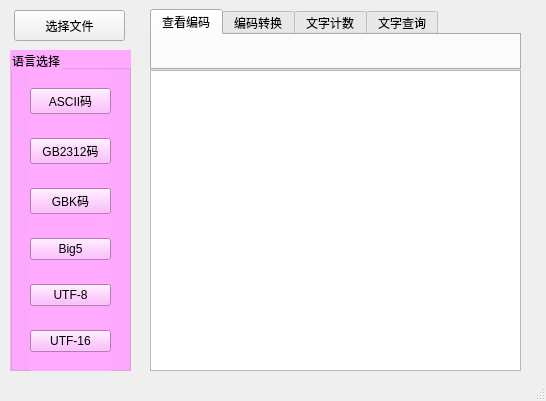
<?xml version="1.0" encoding="UTF-8"?>
<ui version="4.0">
 <class>MainWindow</class>
 <widget class="QMainWindow" name="MainWindow">
  <property name="geometry">
   <rect>
    <x>0</x>
    <y>0</y>
    <width>546</width>
    <height>401</height>
   </rect>
  </property>
  <property name="windowTitle">
   <string>MainWindow</string>
  </property>
  <widget class="QWidget" name="centralwidget">
   <widget class="QGroupBox" name="groupBox">
    <property name="geometry">
     <rect>
      <x>10</x>
      <y>50</y>
      <width>121</width>
      <height>321</height>
     </rect>
    </property>
    <property name="styleSheet">
     <string notr="true">border-color: rgb(255, 255, 0);
background-color: rgb(255, 170, 255);</string>
    </property>
    <property name="title">
     <string>语言选择</string>
    </property>
    <property name="flat">
     <bool>false</bool>
    </property>
    <property name="checkable">
     <bool>false</bool>
    </property>
    <widget class="QWidget" name="verticalLayoutWidget">
     <property name="geometry">
      <rect>
       <x>20</x>
       <y>20</y>
       <width>81</width>
       <height>301</height>
      </rect>
     </property>
     <layout class="QVBoxLayout" name="verticalLayout">
      <item>
       <widget class="QPushButton" name="pushButton">
        <property name="text">
         <string>ASCII码</string>
        </property>
       </widget>
      </item>
      <item>
       <widget class="QPushButton" name="pushButton_3">
        <property name="text">
         <string>GB2312码</string>
        </property>
       </widget>
      </item>
      <item>
       <widget class="QPushButton" name="pushButton_6">
        <property name="text">
         <string>GBK码</string>
        </property>
       </widget>
      </item>
      <item>
       <widget class="QPushButton" name="pushButton_5">
        <property name="text">
         <string>Big5</string>
        </property>
       </widget>
      </item>
      <item>
       <widget class="QPushButton" name="pushButton_4">
        <property name="text">
         <string>UTF-8</string>
        </property>
       </widget>
      </item>
      <item>
       <widget class="QPushButton" name="pushButton_2">
        <property name="text">
         <string>UTF-16</string>
        </property>
       </widget>
      </item>
     </layout>
    </widget>
   </widget>
   <widget class="QPushButton" name="pushButton_7">
    <property name="geometry">
     <rect>
      <x>14</x>
      <y>10</y>
      <width>111</width>
      <height>31</height>
     </rect>
    </property>
    <property name="text">
     <string>选择文件</string>
    </property>
   </widget>
   <widget class="QTabWidget" name="tabWidget">
    <property name="geometry">
     <rect>
      <x>150</x>
      <y>9</y>
      <width>371</width>
      <height>61</height>
     </rect>
    </property>
    <property name="currentIndex">
     <number>0</number>
    </property>
    <widget class="QWidget" name="tab">
     <attribute name="title">
      <string>查看编码</string>
     </attribute>
    </widget>
    <widget class="QWidget" name="tab_2">
     <attribute name="title">
      <string>编码转换</string>
     </attribute>
    </widget>
    <widget class="QWidget" name="tab_3">
     <attribute name="title">
      <string>文字计数</string>
     </attribute>
     <widget class="QWidget" name="widget" native="true">
      <property name="geometry">
       <rect>
        <x>-1</x>
        <y>0</y>
        <width>361</width>
        <height>31</height>
       </rect>
      </property>
      <property name="styleSheet">
       <string notr="true">background-color: rgb(0, 255, 255);</string>
      </property>
      <widget class="QWidget" name="horizontalLayoutWidget">
       <property name="geometry">
        <rect>
         <x>0</x>
         <y>0</y>
         <width>361</width>
         <height>31</height>
        </rect>
       </property>
       <layout class="QHBoxLayout" name="horizontalLayout">
        <item>
         <widget class="QLabel" name="label_2">
          <property name="text">
           <string>文字数目</string>
          </property>
         </widget>
        </item>
        <item>
         <widget class="QLabel" name="label_3">
          <property name="text">
           <string>0</string>
          </property>
         </widget>
        </item>
        <item>
         <widget class="QLabel" name="label">
          <property name="text">
           <string>字节数目</string>
          </property>
         </widget>
        </item>
        <item>
         <widget class="QLabel" name="label_4">
          <property name="text">
           <string>0</string>
          </property>
         </widget>
        </item>
       </layout>
      </widget>
     </widget>
    </widget>
    <widget class="QWidget" name="tab_4">
     <attribute name="title">
      <string>文字查询</string>
     </attribute>
     <widget class="QWidget" name="widget_2" native="true">
      <property name="geometry">
       <rect>
        <x>-1</x>
        <y>0</y>
        <width>361</width>
        <height>31</height>
       </rect>
      </property>
      <widget class="QWidget" name="horizontalLayoutWidget_2">
       <property name="geometry">
        <rect>
         <x>9</x>
         <y>0</y>
         <width>351</width>
         <height>31</height>
        </rect>
       </property>
       <layout class="QHBoxLayout" name="horizontalLayout_2">
        <item>
         <widget class="QLineEdit" name="lineEdit"/>
        </item>
        <item>
         <widget class="QRadioButton" name="radioButton_2">
          <property name="text">
           <string>查询文字</string>
          </property>
         </widget>
        </item>
        <item>
         <widget class="QRadioButton" name="radioButton">
          <property name="text">
           <string>查询字节</string>
          </property>
         </widget>
        </item>
        <item>
         <widget class="QPushButton" name="pushButton_8">
          <property name="text">
           <string>查询</string>
          </property>
         </widget>
        </item>
       </layout>
      </widget>
     </widget>
    </widget>
   </widget>
   <widget class="QTableView" name="tableView">
    <property name="geometry">
     <rect>
      <x>150</x>
      <y>70</y>
      <width>371</width>
      <height>301</height>
     </rect>
    </property>
   </widget>
  </widget>
  <widget class="QStatusBar" name="statusbar"/>
 </widget>
 <resources/>
 <connections/>
</ui>
